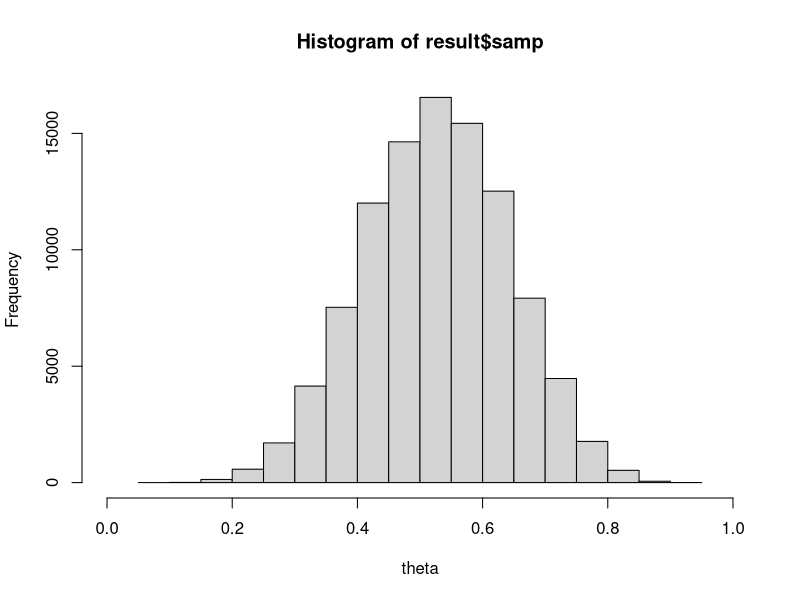

The R source for this figure:
#1)
n <- 17
x <- 9 #0, 0, 0, 1, 1, 0, 0, 1, 1, 1, 1, 1, 1, 0, 0, 0, 1
alpha <- 1/2 
beta <- 1/2
post.mean <- (alpha+x) / (alpha+beta+n)
post.mean          # 0.5277778

#2) 
qprobs <- c(0.36)            # quantiles to input
post.quant <- qbeta(p=qprobs, shape1=alpha+x, shape2=beta+n-x)
post.quant       # 0.4860027

#3) 
res2 <- rbeta(100000, alpha+x, beta+n-x)
ans <- median(sqrt(res2 * (1-res2)))
ans           # 0.4931203

#4) 
run.mcmc.binom <- function(model.parms, comp.parms) {
  # ----- ----- subfunctions ----- -----
  propose.update <- function(curr.parm, radius) {
    cand.parm <- curr.parm + runif(n=1, min=-radius, max=radius)
    if (cand.parm < 0) {
      cand.parm <- -cand.parm
    } else if (cand.parm > 1) {
      cand.parm <- 1 - (cand.parm - 1)
    }
    return(cand.parm)
  }
  log.post.dens <- function(theta, x, n, alpha, beta) {
    val <- dbinom(x=x, size=n, prob=theta, log=TRUE) + dbeta(x=theta, shape1=alpha, shape2=beta, log=TRUE)
    return(val)
  }
  # ----- ----- --- main --- ----- -----
  x <- model.parms$x
  n <- model.parms$n
  curr.theta <- model.parms$theta
  alpha <- model.parms$alpha
  beta <- model.parms$beta
  n.samp <- comp.parms$n.samp
  theta.rad <- comp.parms$theta.rad
  accept.theta.cnt <- 0
  post.theta.samp <- numeric(length=n.samp)
  curr.log.post.dens <- log.post.dens(curr.theta, x, n, alpha, beta)
  for (i.samp in 1:n.samp) {
    # Update theta
    cand.theta <- propose.update(curr.theta, theta.rad)
    cand.log.post.dens <- log.post.dens(cand.theta, x, n, alpha, beta)
    log.accept.prob <- cand.log.post.dens - curr.log.post.dens
    unif <- runif(n=1, min=0, max=1)
    if (unif <= exp(log.accept.prob)) {
      accept.theta.cnt <- accept.theta.cnt + 1
      curr.theta <- cand.theta
      curr.log.post.dens <- cand.log.post.dens
    }
    post.theta.samp[i.samp] <- curr.theta
  }
  result <- list(samp=post.theta.samp, rate=accept.theta.cnt/n.samp)
  return(result)
}
model.parms <- list()
model.parms$x <- x
model.parms$n <- n
model.parms$alpha <- alpha
model.parms$beta <- beta
model.parms$theta <- 0.53
comp.parms <- list()
comp.parms$n.samp <- 100000
comp.parms$theta.rad <- 0.85        # radius
result <- run.mcmc.binom(model.parms, comp.parms)
hist(result$samp, xlim=c(0, 1), xlab="theta")
result$rate             # 0.3076

#5) 
test.stat <- function(x.seq) {
  n <- length(x.seq)
  stat <- sum(abs(x.seq[2:n] - x.seq[1:(n-1)]))
  return(stat)
}

x.obs <- c(0, 0, 0, 1, 1, 0, 0, 1, 1, 1, 1, 1, 1, 0, 0, 0, 1)
obs.tstat <- test.stat(x.obs)
samp.theta <- rbeta(n=100000, shape1=alpha+x, shape2=beta+n-x)
x.rep <- numeric()
samp.tstat <- numeric()
for(i.samp in 1:100000){
  x.rep <- rbinom(n=model.parms$n, size=1, prob=samp.theta[i.samp])
  samp.tstat[i.samp] = test.stat(x.rep)
}

pval <- sum(obs.tstat>samp.tstat) / comp.parms$n.samp
pval #0.08303

#6
library(expm)
test.stat2 <- function(res) {
  n <- length(res)
  stat <- mean(abs(res[1:n-1] + res[2:n]))
  return(stat)
}

x.vect <-c(27.5, 31.9, 33.7, 30.8, 31.8, 41.0, 46.7, 50.1)
Z.mat <- as.matrix(cbind(rep(x=1, times=8), 1:8))
reg.summary <- function(x.vect, Z.mat) {
  n <- dim(Z.mat)[1]
  k <- dim(Z.mat)[2]
  nu <- n-k
  ZpZ <- t(Z.mat) %*% Z.mat
  ZpX <- t(Z.mat) %*% x.vect
  ZpZ.inv <- solve(ZpZ)
  sqrt.ZpZ.inv <- sqrtm(ZpZ.inv) # The sqrtm() function is matrix square-root 
  b.hat <- ZpZ.inv %*% ZpX
  res <- as.vector(x.vect - Z.mat %*% b.hat)
  s2 <- sum(res^2) / nu
  out.list <- list(sqrt.ZpZ.inv=sqrt.ZpZ.inv, b.hat=b.hat, s2=s2, nu=nu, res=res)
  return(out.list)
}
result <- reg.summary(x.vect, Z.mat)
b.hat <- result$b.hat
b.hat          # 3.036905

# or 
n.samp <- 100000
n <- dim(Z.mat)[1]
k <- dim(Z.mat)[2]
result <- reg.summary(x.vect, Z.mat)
sqrt.ZpZ.inv <- result$sqrt.ZpZ.inv
b.hat <- result$b.hat
s2 <- result$s2
nu <- result$nu
logsigw2.samp <- numeric(length=n.samp)
beta.samp <- matrix(nrow=k, ncol=n.samp)
mu.samp <- matrix(nrow=n, ncol=n.samp)
for (i.samp in 1:n.samp) {
  sigw2 <- nu*s2 / rchisq(n=1, df=nu)
  sigw <- sqrt(sigw2)
  beta <- b.hat + sqrt.ZpZ.inv %*% as.matrix(rnorm(n=k, mean=0, sd=sigw))
  mu.vect <- Z.mat %*% beta
  res <- as.numeric(x.vect - mu.vect) 
  pred.vect <- mu.vect + as.matrix(rnorm(n=n, mean=0, sd=sigw))
  obs.tstat <- test.stat2(res) #?
  samp.tstat[i.samp] <- test.stat2(rnorm(n=n, mean=0, sd=sigw)) #?
  logsigw2.samp[i.samp] <- log(sigw2)
  beta.samp[, i.samp] <- as.vector(beta)
  mu.samp[, i.samp] <- as.vector(Z.mat %*% beta)
}

mean(beta.samp[2,])            # 3.037521

#7) 
mean(exp(0.5*logsigw2.samp))        # 4.353689

#8
beta1 <- mean(beta.samp[1,])
beta2 <- mean(beta.samp[2,])

qprobs <- c(0.32)
time = 6
new <- beta1 + (beta2*time)
mut <- quantile(new, probs=qprobs)
mut          #  41.24537  

#9
x.regen.samp=matrix(nrow=n, ncol=n.samp)
qprobs.9 = c(0.72)
for (i.samp in 1:n.samp) {
  sigw2 = nu*s2 / rchisq(n=1, df=nu)
  sigw = sqrt(sigw2)
  beta = b.hat + sqrt.ZpZ.inv %*% as.matrix(rnorm(n=k, mean=0, sd=sigw))
  mu.vect = Z.mat %*% beta
  x.regen = mu.vect + as.matrix(rnorm(n=n, mean=0, sd=sigw))
  x.regen.samp[, i.samp] = as.vector(x.regen)
}


beta1.9 = quantile(beta[1,1], probs=qprobs.9)
beta2.9 = quantile(beta[2,], probs=qprobs.9)
sigw.9 = quantile(exp(0.5*logsigw2.samp), probs=qprobs.9)
mut.9 = quantile(x.regen.samp[5, ], probs=qprobs.9)
mut.9

mut9.vect = c()

mut9.vect[20] = mut.9

mut9.vect

mean(mut9.vect)


#10 
samp.tstat = numeric()
obs.tstat = numeric()

for (i.samp in 1:n.samp) {
  sigw2 <- nu*s2 / rchisq(n=1, df=nu)
  sigw <- sqrt(sigw2)
  beta <- b.hat + sqrt.ZpZ.inv %*% as.matrix(rnorm(n=k, mean=0, sd=sigw))
  mu.vect <- Z.mat %*% beta
  res <- as.numeric(x.vect - mu.vect)
  pred.vect <- mu.vect + as.matrix(rnorm(n=n, mean=0, sd=sigw))
  obs.tstat <- test.stat2(res)
  samp.tstat[i.samp] <- test.stat2(rnorm(n=n, mean=0, sd=sigw))
}
pval <- sum(obs.tstat > samp.tstat) / comp.parms$n.samp  
pval        # should be 0.26362

#11
x.11 <-  c(-2.7, -5.7, -14.7, -9.7, -6.8, 0.7, 6.0, -0.7)
run.mcmc.m0.ar1 <- function(model.parms, comp.parms) {
  # ----- ----- subfunctions ----- -----
  log.dgen.dens <- function(x, sigw2, x0, phi) {
    n <- length(x)
    p <- length(phi)
    x.ext <- c(x0, x)
    Usum <- 0
    for (t in (p+1):(n+p)) {
      Usum <- Usum + (x.ext[t] - sum(phi*x.ext[seq(from=t-1, to=t-p)]))^2
    }
    val <- -0.5*n*log(2*pi*sigw2) - 0.5*Usum/sigw2
    return(val)
  }
  log.prior.dens <- function(sigw2, x0, phi) {
    val <- -log(sigw2)
    return(val)
  }
  propose.update.A <- function(curr.parm, radius) {
    cand.parm <- curr.parm + runif(n=1, min=-radius, max=radius)
    return(cand.parm)
  }
  propose.update.B <- function(curr.parm, radius) {
    cand.parm <- abs(curr.parm + runif(n=1, min=-radius, max=radius))
    return(cand.parm)
  }
  propose.update.C <- function(curr.parm, radius) {
    cand.parm <- curr.parm + runif(n=1, min=-radius, max=radius)
    if (cand.parm < -1) {
      cand.parm <- -1 - (cand.parm + 1)
    } else if (cand.parm > 1) {
      cand.parm <- 1 - (cand.parm - 1)
    }
    return(cand.parm)
  }
  # ----- ----- --- main --- ----- -----
  x <- model.parms$x
  n <- length(model.parms$x)
  p <- length(model.parms$phi)
  m <- model.parms$m
  curr.sigw2 <- model.parms$sigw2
  curr.x0 <- 0
  curr.phi <- model.parms$phi
  n.samp <- comp.parms$n.samp
  sigw2.rad <- comp.parms$sigw2.rad
  phi.rad <- comp.parms$phi.rad
  cand.phi <- curr.phi
  accept.sigw2.cnt <- 0
  accept.phi.cnt <- rep(x=0, times=p)
  post.sigw2.samp <- numeric(length=n.samp)
  post.phi.samp <- matrix(data=NA, nrow=p, ncol=n.samp)
  post.predx.samp <- matrix(data=NA, nrow=m, ncol=n.samp)
  curr.log.dgen.dens <- log.dgen.dens(x, curr.sigw2, curr.x0, curr.phi)
  curr.log.prior.dens <- log.prior.dens(curr.sigw2, curr.x0, curr.phi)
  curr.log.post.dens <- curr.log.dgen.dens + curr.log.prior.dens
  for (i.samp in 1:n.samp) {
    # Update sigw2
    cand.sigw2 <- propose.update.B(curr.sigw2, sigw2.rad)
    cand.log.dgen.dens <- log.dgen.dens(x, cand.sigw2, curr.x0, curr.phi)
    cand.log.prior.dens <- log.prior.dens(cand.sigw2, curr.x0, curr.phi)
    cand.log.post.dens <- cand.log.dgen.dens + cand.log.prior.dens
    log.accept.prob <- cand.log.post.dens - curr.log.post.dens
    unif <- runif(n=1, min=0, max=1)
    if (unif <= exp(log.accept.prob)) {
      accept.sigw2.cnt <- accept.sigw2.cnt + 1
      curr.sigw2 <- cand.sigw2
      curr.log.dgen.dens <- cand.log.dgen.dens
      curr.log.prior.dens <- cand.log.prior.dens
      curr.log.post.dens <- cand.log.post.dens
    }
    # Update phi
    for (j in 1:p) {
      cand.phi[j] <- propose.update.C(curr.phi[j], phi.rad[j])
      cand.log.dgen.dens <- log.dgen.dens(x, curr.sigw2, curr.x0, cand.phi)
      cand.log.prior.dens <- log.prior.dens(curr.sigw2, curr.x0, cand.phi)
      cand.log.post.dens <- cand.log.dgen.dens + cand.log.prior.dens
      log.accept.prob <- cand.log.post.dens - curr.log.post.dens
      unif <- runif(n=1, min=0, max=1)
      if (unif <= exp(log.accept.prob)) {
        accept.phi.cnt[j] <- accept.phi.cnt[j] + 1
        curr.phi[j] <- cand.phi[j]
        curr.log.dgen.dens <- cand.log.dgen.dens
        curr.log.prior.dens <- cand.log.prior.dens
        curr.log.post.dens <- cand.log.post.dens
      }
    } #for (j in 1:p
    # Simulate future values
    predx <- numeric(length=m)
    pastx <- x[seq(from=n, to=n-p+1)]
    for (t in 1:m) {
      predx.mean <- sum(curr.phi*pastx)
      predx.sd <- sqrt(curr.sigw2)
      predx[t] <- rnorm(n=1, mean=predx.mean, sd=predx.sd)
      pastx <- c(predx[t], pastx[1:p-1])
    }
    # Record sample values
    post.sigw2.samp[i.samp] <- curr.sigw2
    post.phi.samp[,i.samp] <- curr.phi
    post.predx.samp[,i.samp] <- predx
  }
  samp <- list(sigw2=post.sigw2.samp, phi=post.phi.samp, predx=post.predx.samp)
  rate <- list(sigw2=accept.sigw2.cnt/n.samp, phi=accept.phi.cnt/n.samp)
  result <- list(samp=samp, rate=rate)
  return(result)
}
acf.seq <- acf(x.11, plot=FALSE)
acov.seq <- acf(x.11, type="covariance", plot=FALSE)
p <- 1
gamma0 <- acov.seq$acf[1]
gamma.vect <- acov.seq$acf[1+1:p]
Gamma.mat <- matrix(data=0, nrow=p, ncol=p)
Gamma.mat[, 1] <- acov.seq$acf[1:p]
for (j in 1:p) {
  Gamma.mat[1:(j-1),j] <- Gamma.mat[seq(from=j, to=1),1]
  Gamma.mat[j:p,j] <- Gamma.mat[1:(p-j+1),1]
}
Gamma.inv <- solve(Gamma.mat)

#11
phi.est <- Gamma.inv %*% gamma.vect
phi.est              # 0.5426625

sigw2.est <- as.numeric(gamma0 - t(phi.est) %*% gamma.vect)
sigw2.est

phi.sderr <- sqrt(sigw2.est*diag(Gamma.inv)[1:p] / length(x.11))
phi.sderr

#12
model.parms <- list()
model.parms$x <- x.11
model.parms$m <- 4
model.parms$sigw2 <- sigw2.est
model.parms$phi <- phi.est
comp.parms <- list()
comp.parms$n.samp <- 100000
comp.parms$sigw2.rad <- 1.5*sigw2.est
comp.parms$phi.rad <- phi.sderr
result <- run.mcmc.m0.ar1(model.parms, comp.parms)
qprobs <- c(0.26,0.5, 0.72)
quant.sigw2 <- quantile(result$samp$sigw2, probs=qprobs)
quant.phi1 <- quantile(quantile(result$samp$phi[1,], probs=qprobs))
quant.predx <- quantile(result$samp$predx[model.parms$m,], probs=qprobs)
      
# 12
quant.phi1 <- quantile(result$samp$phi[1,], probs=qprobs)
quant.phi1          # 0.4782721  

#13 
quant.sigw2 <- quantile(result$samp$sigw2, probs=qprobs)
quant.sigw2         # 33.27097  

#14
quant.predx <- quantile(result$samp$predx[model.parms$m,], probs=qprobs)
quant.predx     # 4.2566962   
